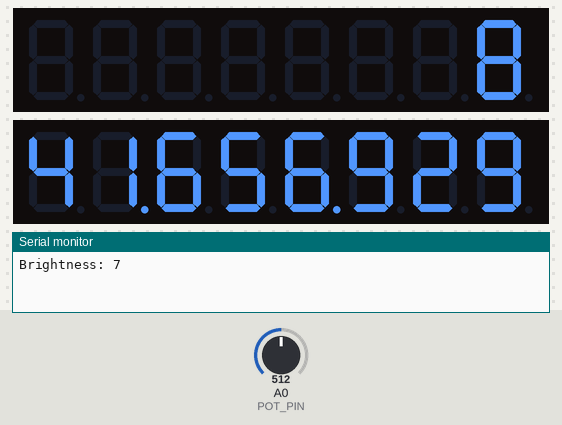
A sketch run on a simulated Arduino Uno, built with avr-gcc and run on an emulated ATmega328P. Parts: 2 × 8-digit seven-segment display, the last lines printed to the serial monitor. The inputs (shaded band) are chosen by the test bench; at power-on: A0 (POT_PIN) = 512. The local clock reads 2024-03-15 10:24:30 at power-on unless the sketch sets it.

Above: at 1.6 s.
1.7 s: A0 (POT_PIN) set to 716
At 3.26 s:
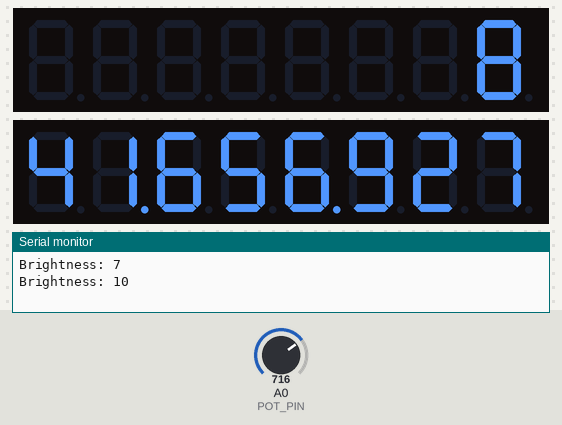
3.5 s: A0 (POT_PIN) set to 900
At 4.8 s:
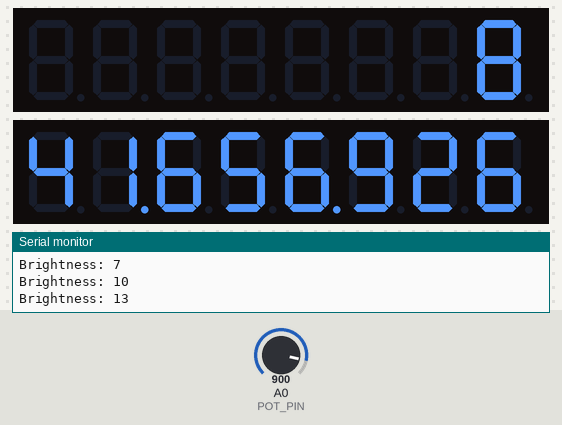
5.5 s: A0 (POT_PIN) set to 1010
At 8.8 s:
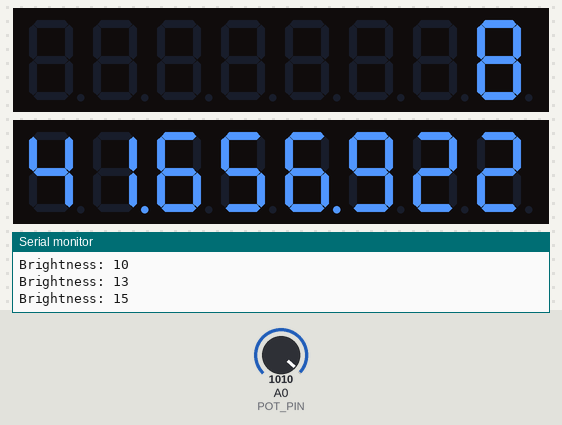
Timing chart, 0 to 10.3 s (numbered marks = the images above; inputs shaded):
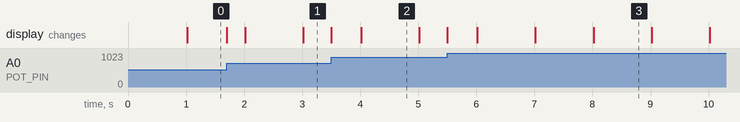

The sketch:

extClock_S.SSS.SSS.SSS.ino
```cpp
#include <LedControl.h>
#include <Wire.h>
#include <RTClib.h>

#define DIN_PIN 11
#define CS_PIN 10
#define CLK_PIN 13

// Potentiometer pin
#define POT_PIN A0

LedControl lc = LedControl(DIN_PIN, CLK_PIN, CS_PIN, 2);
RTC_DS3231 rtc;

// Add death date and time below
DateTime deathTime(2050, 11, 15, 20, 0, 0); //(year, month, day, hour, minute, second)

// Track brightness changes
int lastBrightness = -1;

// Track time updates
unsigned long lastUpdate = 0;

void setup() {
  Serial.begin(9600);

  if (!rtc.begin()) {
    while (1);
  }
  for (int module = 0; module < 2; module++) {
    lc.shutdown(module, false);
    lc.setIntensity(module, 3);   // Temporary startup brightness
    lc.clearDisplay(module);
  }
}

// Show number with dots every 3 digits
void displayNumberWithDots(unsigned long long number) {
  int digitCount = 0; // Total digits we've processed

  for (int module = 1; module >= 0; module--) { // Loop through the two modules (displays)
    for (int i = 0; i < 8; i++) { // Loop through each digit in the module
      if (number > 0 || digitCount == 0) {
        // Extract the current digit
        int digit = number % 10;
        number /= 10;
        digitCount++;

        // Enable the decimal point **before** every third digit (except the first group)
        bool showDot = ((digitCount - 1) % 3 == 0) && (digitCount > 1);

        // Display the digit with or without the decimal point
        lc.setDigit(module, i, digit, showDot);
      } else {
        // Blank out unused segments
        lc.setChar(module, i, ' ', false);
      }
    }
  }
}

void loop() {
  // --- Brightness control ---
  int potValue = analogRead(POT_PIN);                 // 0–1023
  int brightness = map(potValue, 0, 1000, 0, 15);     // 0–15

  if (brightness != lastBrightness) {
    for (int module = 0; module < 2; module++) {
      lc.setIntensity(module, brightness);
    }
    Serial.print("Brightness: ");
    Serial.println(brightness);
    lastBrightness = brightness;
  }

  // --- Countdown update once per second ---
  unsigned long currentMillis = millis();
  if (currentMillis - lastUpdate >= 1000) {
    lastUpdate = currentMillis;

    DateTime now = rtc.now();

    if (now >= deathTime) {
      lc.clearDisplay(0);
      lc.clearDisplay(1);
      lc.setChar(1, 7, '0', false);
    } else {
      TimeSpan remaining = deathTime - now;
      unsigned long long totalSecs = remaining.totalseconds();

      displayNumberWithDots(totalSecs);
    }
  }
}
```

Measured:
- what the display in image 3 shows lasts 1.0 s, from 8.0 s to 9.0 s
